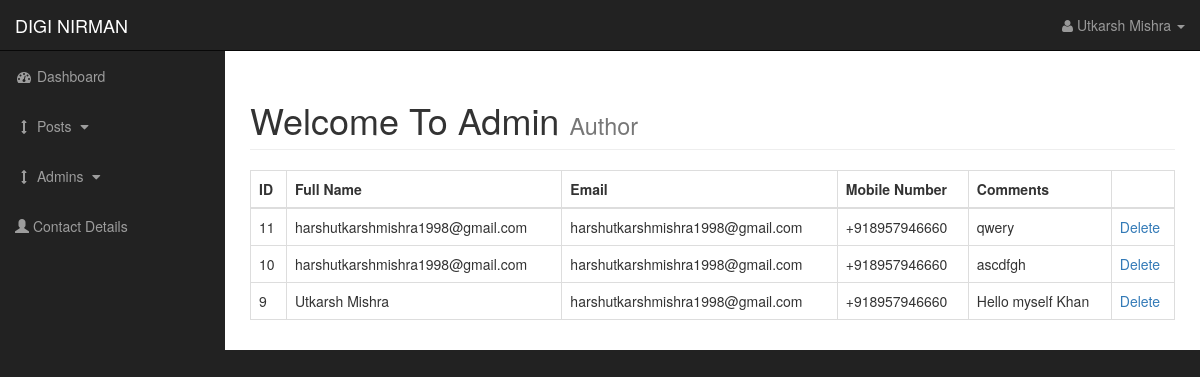
The app's page /cms/admin/display-details.php (signed in) with its own data.
### tables this page shows
CREATE TABLE `contacts` (
  `user_id` int(11) NOT NULL,
  `full_name` varchar(255) NOT NULL,
  `email_id` varchar(255) NOT NULL,
  `mobile_number` varchar(13) NOT NULL,
  `comment` varchar(10000) NOT NULL
);

### cms/admin/display-details.php (the view, shortened to what this page needs)
<?php include "includes/admin_header.php"; ?>
<body>
    <div id="wrapper">
        <?php include "includes/admin_navbar.php"; ?>
        <?php include "includes/admin_sidebar.php"; ?>
        <div id="page-wrapper">
            <div class="container-fluid">
                <div class="row">
                    <div class="col-lg-12">
                        <h1 class="page-header">
                            Welcome To Admin
                            <small>Author</small>
                        </h1>
                    <table class = "table table-bordered table-hover">
                        <thead>
                            <tr>
                                <th>ID</th>
                                <th>Full Name</th>
                                <th>Email</th>
                                <th>Mobile Number</th>
                                <th>Comments</th>
                                <th></th>
                            </tr>
                        </thead>
                        <tbody>
                        <?php
                            $query = "SELECT * FROM contacts ORDER BY user_id DESC";
                            $select_users = mysqli_query($connection, $query);
                            while($row = mysqli_fetch_assoc($select_users))
                            {
                                $user_id = $row['user_id'];
                                $full_name = $row['full_name'];
                                $email_id = $row['email_id'];
                                $mobile_number = $row['mobile_number'];
                                $comment = $row['comment'];
                                echo "<tr>";
                                echo "<td>{$user_id}</td>";
                                echo "<td>{$full_name}</td>";
                                echo "<td>{$email_id}</td>";
                                echo "<td>{$mobile_number}</td>";
                                echo "<td>{$comment}</td>";
                                echo "<td><a href = 'delete-details.php?delete={$user_id}'>Delete</a></td>";
                                echo "</tr>";
                            }
                        ?>
                        </tbody>
                    </table>
                </div>
            </div>
        </div>
    </div>
</body>
</html>

### cms/admin/css/sb-admin.css (style rules this page uses)
body { margin-top: 100px; background-color: #222; }
@media (min-width:768px) { body { margin-top: 50px; } }
#wrapper { padding-left: 0; }
#page-wrapper { width: 100%; padding: 0; background-color: #fff; }
@media (min-width:768px) { #wrapper { padding-left: 225px; } }
@media (min-width:768px) { #page-wrapper { padding: 10px; } }

### records on screen
contacts: user_id "11", full_name "harshutkarshmishra1998@gmail.com", email "harshutkarshmishra1998@gmail.com", mobile_number "+918957946660", comment "qwery"
contacts: user_id "10", full_name "harshutkarshmishra1998@gmail.com", email "harshutkarshmishra1998@gmail.com", mobile_number "+918957946660", comment "ascdfgh"
contacts: user_id "9", full_name "Utkarsh Mishra", email "harshutkarshmishra1998@gmail.com", mobile_number "+918957946660", comment "Hello myself Khan"

### other values on screen
$_SESSION['user_firstname'] "Utkarsh"
$_SESSION['user_lastname'] "Mishra"
